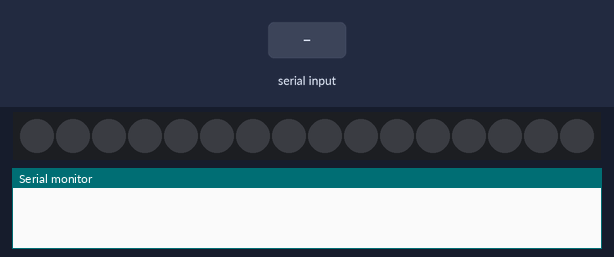
Bench run of a sketch on a simulated Arduino Uno, built with avr-gcc and run on an emulated ATmega328P. Shown: 16 RGB LEDs in strip order, left to right, the last lines printed to the serial monitor. Inputs (shaded band) come from the test bench. Dim RGB values are drawn brighter than linear.

Above: at 1.2 s.
1.3 s: "2" received over Serial
At 1.6 s:
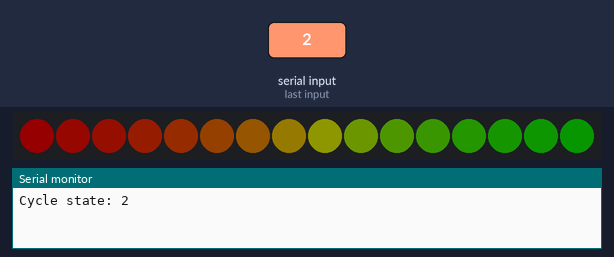
3.1 s: "b" received over Serial
At 3.48 s:
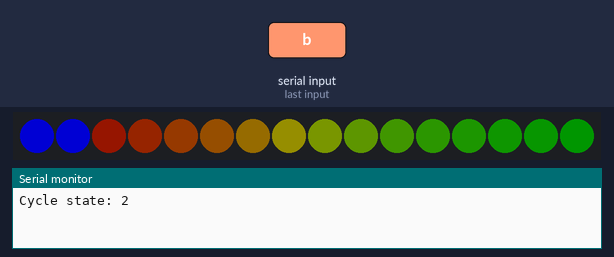
5.2 s: "r" received over Serial
At 6.5 s:
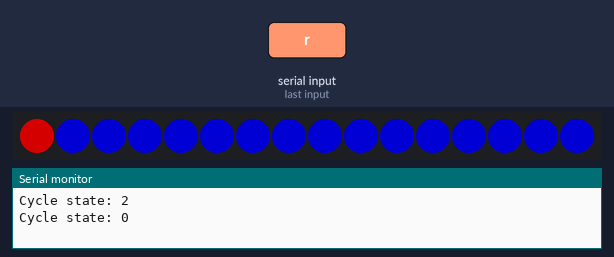
8.2 s: "g" received over Serial
At 9.71 s:
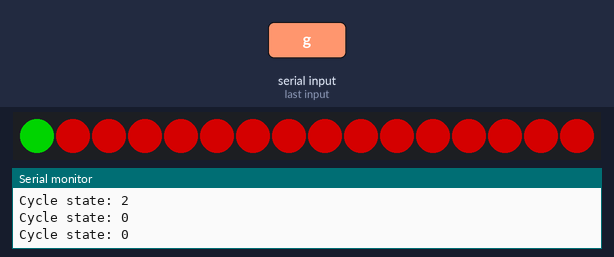
11.2 s: "x" received over Serial
At 13.8 s:
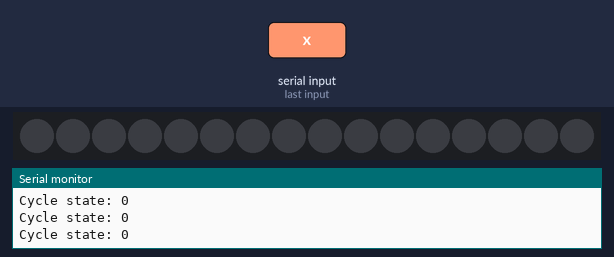
14.1 s: "g" received over Serial
At 14.4 s:
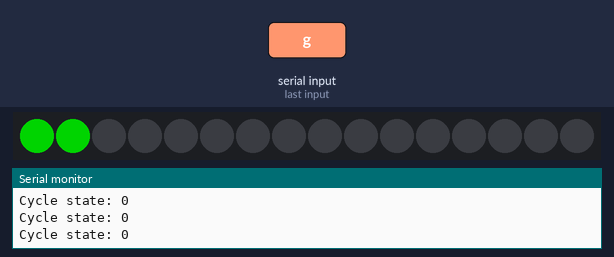

The sketch:

sketch_jan3a.ino
```cpp
#include <Adafruit_NeoPixel.h>

#define LED_PIN    A2
#define LED_COUNT  16
#define MAX_BRIGHTNESS 128

// Declare our NeoPixel strip object:
Adafruit_NeoPixel strip(LED_COUNT, LED_PIN, NEO_GRB + NEO_KHZ800);

uint8_t red = 0;
uint8_t green = 0;
uint8_t blue = 0;
uint16_t rainbow_hue = 128;

int cycle_state = 0;


void setup() {
  Serial.begin(115200);
  strip.begin();           // INITIALIZE NeoPixel strip object (REQUIRED)
  strip.show();            // Turn OFF all pixels ASAP
  strip.setBrightness(MAX_BRIGHTNESS); // Set BRIGHTNESS to about 1/5 (max = 255)

}

void loop(void)
{
  // Wait for new data to arrive

  while (!Serial.available())
  {
    switch (cycle_state){
      case 0: break;
      case 1: colorPulse(10);
              break;
      case 2: custom_rainbow(rainbow_hue, 5);
              rainbow_hue+=64;
              break;
      case 3: break;
      case 4: break;
    }

  }

  char i_char = Serial.read();


  switch (i_char){
    case 'r':
      strip.setBrightness(MAX_BRIGHTNESS);
      colorWipe(strip.Color(255, 0, 0), 200);
      cycle_state = 0;

      break;
    case 'g':
      strip.setBrightness(MAX_BRIGHTNESS);
      colorWipe(strip.Color(0, 255, 0), 200);
      cycle_state = 0;
      break;
    case 'b':
      strip.setBrightness(MAX_BRIGHTNESS);
      colorWipe(strip.Color(0, 0, 255), 200);
      cycle_state = 0;
      break;
    case 'x':
      strip.clear();
      strip.show();
      cycle_state = 0;
      break;
    case '1':
      cycle_state = 1;
      break;
    case '2':
      cycle_state = 2;
      break;
    case '3':
      cycle_state = 3;
      break;
    case '4':
      cycle_state = 4;
      break;

    default: break;

  }

  Serial.print("Cycle state: "); Serial.println(cycle_state);


}

// Fill strip pixels one after another with a color. Strip is NOT cleared
// first; anything there will be covered pixel by pixel. Pass in color
// (as a single 'packed' 32-bit value, which you can get by calling
// strip.Color(red, green, blue) as shown in the loop() function above),
// and a delay time (in milliseconds) between pixels.
void colorWipe(uint32_t color, int wait) {
  for(int i=0; i<strip.numPixels(); i++) { // For each pixel in strip...
    strip.setPixelColor(i, color);         //  Set pixel's color (in RAM)
    strip.show();                          //  Update strip to match
    delay(wait);                           //  Pause for a moment
  }
}


void colorPulse(int wait)
{
  uint8_t brightness = strip.getBrightness();

  for (uint8_t b = brightness; b < MAX_BRIGHTNESS; b++){
    strip.setBrightness(b);
    strip.show();
    delay(wait);
  }
  for (uint8_t k = MAX_BRIGHTNESS; k > 0; k--){
    strip.setBrightness(k);
    strip.show();
    delay(wait);
  }
}

void custom_rainbow(uint16_t first_hue, int wait) {

  for (int i=0; i < LED_COUNT; i++) {
    uint16_t hue = first_hue + (i * 65536) / (3 * LED_COUNT);
    uint32_t color = strip.ColorHSV(hue, 196, MAX_BRIGHTNESS);
    color = strip.gamma32(color);
    strip.setPixelColor(i, color);
    strip.show();
    delay(wait);
  }

}
```

Measured:
- after the input at 1.3 s, the LEDs: first change at once (image 1 shows a later state)
- after the input at 3.1 s, the LEDs: first change after 0.09 s (image 2 shows a later state)
- after the input at 5.2 s, the LEDs: first differ from a run without the input after 1.2 s (image 3)
- after the input at 8.2 s, the LEDs: first differ from a run without the input after 1.4 s (image 4)
- after the input at 11.2 s, the LEDs: first differ from a run without the input after 1.6 s (image 5)
- after the input at 14.1 s, the LEDs: first change at once (image 6 shows a later state)
